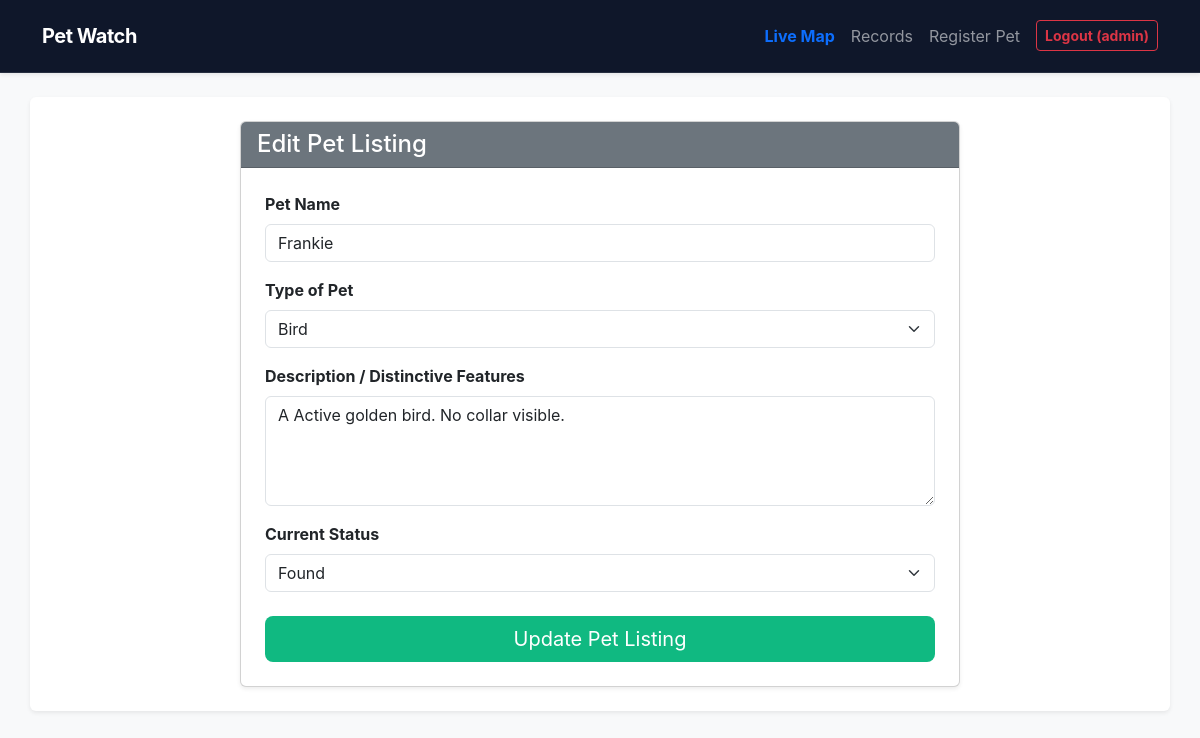
/index.php?controller=pet&action=edit&id=1088 (signed in), run on the app's committed database.
### tables this page shows
CREATE TABLE pets (
            id INTEGER PRIMARY KEY AUTOINCREMENT, owner_id INTEGER NOT NULL, name TEXT NOT NULL, type TEXT NOT NULL, description TEXT, status TEXT DEFAULT 'missing', FOREIGN KEY (owner_id) REFERENCES users(id));

### controllers/PetController.php (called while the page is built, shortened)
<?php
require_once 'models/Pet.php';
class PetController {
    public function edit() {
        $id = $_GET['id']; $pet = Pet::getById($id);
        require_once 'views/pets/edit.phtml';
    }
}

### models/Pet.php (called while the page is built, shortened)
<?php
class Pet {
    public static function getById($id) {
        $db = Database::connect();
        $stmt = $db->prepare("SELECT * FROM pets WHERE id = :id");
        $stmt->execute([':id' => $id]);
        return $stmt->fetch();
    }
}

### views/pets/edit.phtml (the view, shortened to what this page needs)
<?php require_once 'views/templates/header.phtml'; ?>
<div class="row justify-content-center">
    <div class="col-md-8">
        <div class="card shadow-sm">
            <div class="card-header bg-secondary text-white">
                <h4 class="mb-0">Edit Pet Listing</h4>
            </div>
            <div class="card-body p-4">
                <form action="index.php?controller=pet&action=edit&id=<?= $pet['id'] ?>" method="POST">
                    <div class="mb-3">
                        <label class="form-label fw-bold">Pet Name</label>
                        <input type="text" class="form-control" name="name" value="<?= htmlspecialchars($pet['name']) ?>" required>
                    </div>
                    <div class="mb-3">
                        <label class="form-label fw-bold">Type of Pet</label>
                        <select class="form-select" name="type" required>
                            <option value="Bird" <?= $pet['type'] == 'Bird' ? 'selected' : '' ?>>Bird</option>
                        </select>
                    </div>
                    <div class="mb-3">
                        <label class="form-label fw-bold">Description / Distinctive Features</label>
                        <textarea class="form-control" name="description" rows="4" required><?= htmlspecialchars($pet['description']) ?></textarea>
                    </div>
                    <div class="mb-4">
                        <label class="form-label fw-bold">Current Status</label>
                        <select class="form-select" name="status">
                            <option value="found" <?= $pet['status'] == 'found' ? 'selected' : '' ?>>Found</option>
                        </select>
                    </div>
                    <button type="submit" class="btn btn-success btn-lg w-100">Update Pet Listing</button>
                </form>
            </div>
        </div>
    </div>
</div>
<?php require_once 'views/templates/footer.phtml'; ?>

### css/style.css (style rules this page uses)
body { font-family: 'Inter', system-ui, -apple-system, sans-serif; background-color: var(--light); color: var(--dark); line-height: 1.5; }
.btn-success { background-color: var(--success); border: none; }

### data on the page
pets: name "Frankie", type "Bird", description "A Active golden bird. No collar visible.", status "Found"

### other printed values
$_SESSION['username'] "admin"
